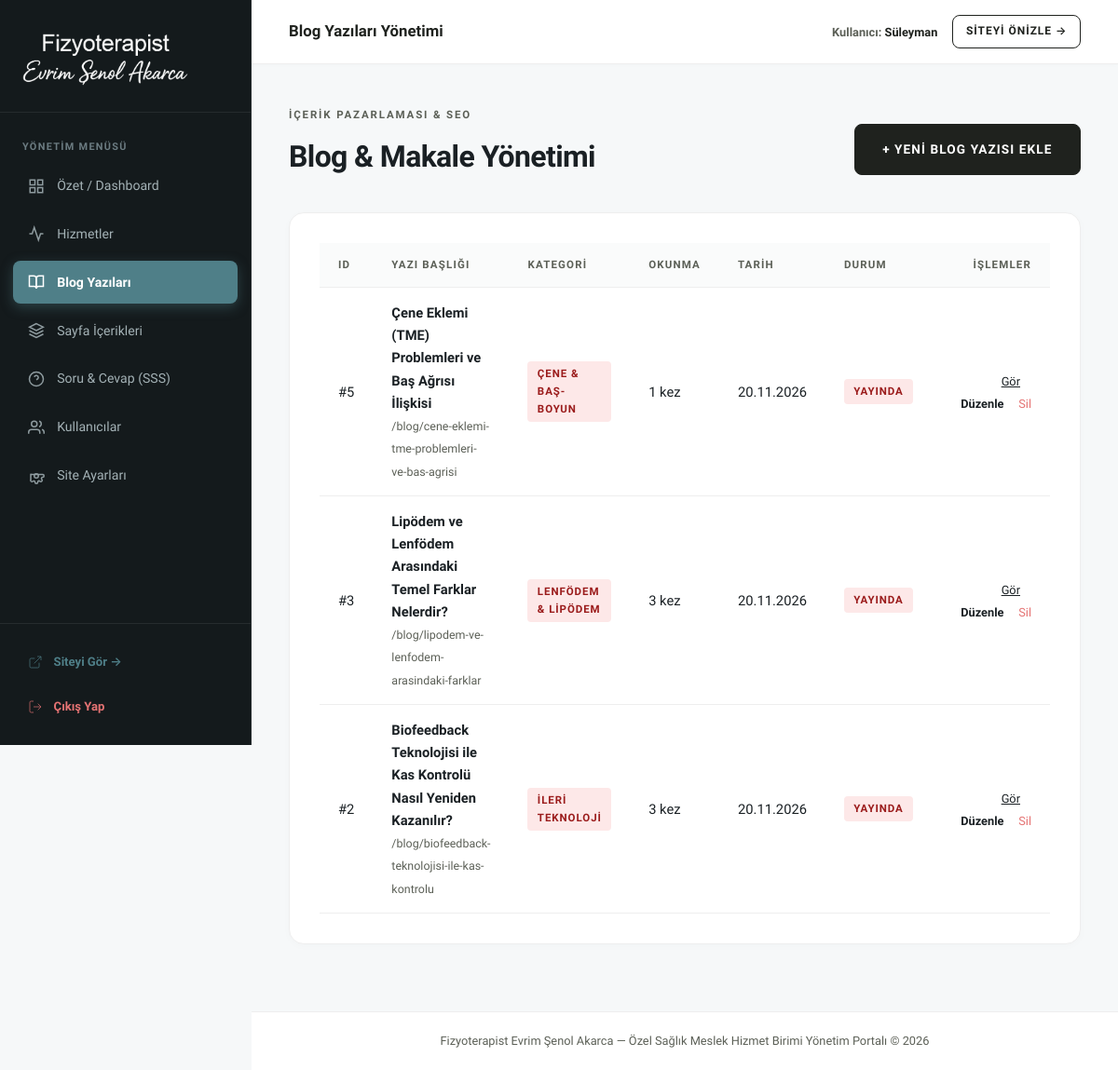
/xpanel/blog.php (signed in), run on the app's committed database.
### tables this page shows
CREATE TABLE `blog_posts` (
  `id` int(11) NOT NULL AUTO_INCREMENT,
  `title` varchar(255) NOT NULL,
  `slug` varchar(255) NOT NULL,
  `category` varchar(100) DEFAULT 'Fizyoterapi',
  `summary` text NOT NULL,
  `content` longtext NOT NULL,
  `author` varchar(100) DEFAULT 'Fzt. Evrim Þenol Akarca',
  `read_time` varchar(50) DEFAULT '5 dk okuma',
  `meta_title` varchar(255) DEFAULT NULL,
  `meta_description` text DEFAULT NULL,
  `image_url` varchar(255) DEFAULT NULL,
  `is_active` tinyint(1) DEFAULT 1,
  `views` int(11) DEFAULT 0,
  `published_at` datetime DEFAULT current_timestamp(),
  `created_at` datetime DEFAULT current_timestamp(),
  `updated_at` datetime DEFAULT current_timestamp() ON UPDATE current_timestamp(),
  PRIMARY KEY (`id`),
  UNIQUE KEY `slug` (`slug`),
  KEY `idx_slug` (`slug`),
  KEY `idx_active` (`is_active`),
  KEY `idx_published` (`published_at`)
);

### includes/functions.php (called while the page is built, shortened)
<?php
function e(?string $string): string {
    return htmlspecialchars((string)$string, ENT_QUOTES, 'UTF-8');
}
function csrf_token(): string {
    return $_SESSION['csrf_token'];
}
function url(string $path = ''): string {
    $path = ltrim($path, '/');
    return BASE_URL . ($path ? '/' . $path : '');
}

### xpanel/blog.php (the view, shortened to what this page needs)
<?php
$action = $_GET['action'] ?? 'list';
$id = isset($_GET['id']) ? (int)$_GET['id'] : 0;
$currentPost = null;
require_once __DIR__ . '/includes/header.php';
?>
<div style="display: flex; justify-content: space-between; align-items: flex-end; margin-bottom: 2.5rem; flex-wrap: wrap; gap: 1rem;">
    <div>
        <span class="badge-tag">İçerik Pazarlaması & SEO</span>
        <h1 style="font-size: 2rem; font-weight: 700;">Blog & Makale Yönetimi</h1>
    </div>
    <div>
        <?php if ($action === 'list'): ?>
        <a href="<?= e(url('xpanel/blog.php?action=new')) ?>" class="btn btn-primary">
            + Yeni Blog Yazısı Ekle
        </a>
        <?php else: ?>
        <a href="<?= e(url('xpanel/blog.php')) ?>" class="btn btn-outline">
            &larr; Yazı Listesine Dön
        </a>
        <?php endif; ?>
    </div>
</div>
<?php if ($action === 'new' || $action === 'edit'): ?>
<div class="admin-card">
    <h2 style="font-size: 1.45rem; margin-bottom: 1.5rem;">
        <?= $action === 'edit' ? 'Blog Yazısını Düzenle' : 'Yeni Blog Yazısı Ekle' ?>
    </h2>
    <form method="POST" action="<?= e(url('xpanel/blog.php' . ($id > 0 ? '?id=' . $id : ''))) ?>">
        <?= csrf_field() ?>
        <div style="display: grid; grid-template-columns: 2fr 1fr; gap: 1.5rem;">
            <div class="form-group">
                <label class="form-label" for="title">Yazı Başlığı *</label>
                <input type="text" id="title" name="title" class="form-control" required value="<?= e($currentPost['title'] ?? '') ?>">
            </div>
            <div class="form-group">
                <label class="form-label" for="category">Kategori</label>
                <input type="text" id="category" name="category" class="form-control" placeholder="Örn: Pelvik Taban" value="<?= e($currentPost['category'] ?? 'Fizyoterapi') ?>">
            </div>
        </div>
        <div style="display: grid; grid-template-columns: 1fr 1fr 1fr; gap: 1.5rem;">
            <div class="form-group">
                <label class="form-label" for="slug">URL Slug (Boş bırakılırsa otomatik oluşur)</label>
                <input type="text" id="slug" name="slug" class="form-control" placeholder="yazi-basligi-ornegi" value="<?= e($currentPost['slug'] ?? '') ?>">
            </div>
            <div class="form-group">
                <label class="form-label" for="author">Yazar</label>
                <input type="text" id="author" name="author" class="form-control" value="<?= e($currentPost['author'] ?? 'Fzt. Evrim Şenol Akarca') ?>">
            </div>
            <div class="form-group">
                <label class="form-label" for="read_time">Okuma Süresi</label>
                <input type="text" id="read_time" name="read_time" class="form-control" placeholder="5 dk okuma" value="<?= e($currentPost['read_time'] ?? '5 dk okuma') ?>">
            </div>
        </div>
        <div class="form-group">
            <label class="form-label" for="summary">Kısa Özet (Liste ve kartlarda görünür) *</label>
            <textarea id="summary" name="summary" class="form-control" rows="3" required><?= e($currentPost['summary'] ?? '') ?></textarea>
        </div>
        <div class="form-group">
            <label class="form-label" for="content">Makale İçeriği *</label>
            <textarea id="content" name="content" class="form-control" rows="12" required><?= e(html_to_plain_text($currentPost['content'] ?? '')) ?></textarea>
            <small style="color: var(--text-muted); font-size: 0.8rem; margin-top: 0.35rem; display: block;">
                Paragraflarınızı ayırmak için Enter tuşuna basmanız yeterlidir. HTML kodu yazmanıza gerek yoktur, otomatik biçimlendirilir.
            </small>
        </div>
        <div style="display: grid; grid-template-columns: 1fr 1fr; gap: 1.5rem; background: var(--bg-card-light); padding: 1.5rem; border: 1px solid var(--border-subtle); margin-bottom: 1.5rem;">
            <div class="form-group" style="margin-bottom: 0;">
                <label class="form-label" for="meta_title">SEO Meta Başlığı (İsteğe bağlı)</label>
                <input type="text" id="meta_title" name="meta_title" class="form-control" value="<?= e($currentPost['meta_title'] ?? '') ?>">
            </div>
            <div class="form-group" style="margin-bottom: 0;">
                <label class="form-label" for="meta_description">SEO Meta Açıklaması (İsteğe bağlı)</label>
                <input type="text" id="meta_description" name="meta_description" class="form-control" value="<?= e($currentPost['meta_description'] ?? '') ?>">
            </div>
        </div>
        <div class="form-group">
            <label class="form-checkbox">
                <input type="checkbox" name="is_active" value="1" <?= (!isset($currentPost['is_active']) || $currentPost['is_active']) ? 'checked' : '' ?>>
                <span>Bu blog yazısı sitede yayında olsun (Aktif)</span>
            </label>
        </div>
        <div style="margin-top: 2rem;">
            <button type="submit" class="btn btn-primary">
                <?= $action === 'edit' ? 'Değişiklikleri Kaydet' : 'Yazıyı Yayınla' ?>
            </button>
        </div>
    </form>
</div>
<?php else: ?>
<div class="admin-card">
    <div class="table-responsive">
        <table class="admin-table">
            <thead>
                <tr>
                    <th style="width: 50px;">ID</th>
                    <th>Yazı Başlığı</th>
                    <th>Kategori</th>
                    <th>Okunma</th>
                    <th>Tarih</th>
                    <th>Durum</th>
                    <th style="text-align: right; width: 180px;">İşlemler</th>
                </tr>
            </thead>
            <tbody>
                <?php
                $posts = $db->query("SELECT * FROM blog_posts ORDER BY published_at DESC, id DESC")->fetchAll();
                if (empty($posts)):
                ?>
                <tr>
                    <td colspan="7" style="text-align: center; padding: 2rem;">Henüz kayıtlı blog yazısı bulunmuyor.</td>
                </tr>
                <?php else: foreach ($posts as $p): ?>
                <tr>
                    <td>#<?= $p['id'] ?></td>
                    <td>
                        <strong><?= e($p['title']) ?></strong><br>
                        <small style="color: var(--text-muted); font-size: 0.78rem;">/blog/<?= e($p['slug']) ?></small>
                    </td>
                    <td><span class="badge-status badge-new"><?= e($p['category']) ?></span></td>
                    <td><?= (int)$p['views'] ?> kez</td>
                    <td><?= date('d.m.Y', strtotime($p['published_at'])) ?></td>
                    <td>
                        <span class="badge-status <?= $p['is_active'] ? 'badge-new' : 'badge-completed' ?>">
                            <?= $p['is_active'] ? 'Yayında' : 'Taslak / Pasif' ?>
                        </span>
                    </td>
                    <td style="text-align: right;">
                        <a href="<?= e(url('blog/' . $p['slug'])) ?>" target="_blank" rel="noopener noreferrer" style="font-size: 0.8rem; margin-right: 0.75rem; text-decoration: underline;">Gör</a>
                        <a href="<?= e(url('xpanel/blog.php?action=edit&id=' . $p['id'])) ?>" style="font-size: 0.8rem; margin-right: 0.75rem; font-weight: 600;">Düzenle</a>
                        <a href="<?= e(url('xpanel/blog.php?action=delete&id=' . $p['id'] . '&token=' . csrf_token())) ?>"
                           style="font-size: 0.8rem; color: #E57373;"
                           onclick="return confirm('Bu blog yazısını silmek istediğinize emin misiniz?');">Sil</a>
                    </td>
                </tr>
                <?php endforeach; endif; ?>
            </tbody>
        </table>
    </div>
</div>
<?php endif; ?>
<?php require_once __DIR__ . '/includes/footer.php'; ?>

### assets/css/style.css (style rules this page uses)
:root { --bg-main: #FFFFFF; --bg-card-light: #F8F9FA; --bg-card-sage: #4F7F88; --bg-card-dark: #FFFFFF; --bg-surface: #FFFFFF; --border-subtle: #EEEEEE; --border-strong: #DDDDDD; --text-dark: #1F221E; --text-muted: #5C6057; --text-light: #1F221E; --text-sage: #224146; --brand-blue-deep: #224146; --brand-blue-accent: #4F7F88; --brand-blue-light: #95A7A6; --radius-main: 16px; --radius-btn: 8px; --font-main: 'Urbanist', -apple-system, BlinkMacSystemFont, 'Segoe UI', Roboto, sans-serif; --font-serif: var(--font-main); --font-sans: var(--font-main); --container-max: 1480px; --transition-fast: 0.25s cubic-bezier(0.16, 1, 0.3, 1); }
*, *::before, *::after { box-sizing: border-box; margin: 0; padding: 0; }
html { font-size: 16px; scroll-behavior: smooth; background-color: var(--bg-main); color: var(--text-dark); -webkit-font-smoothing: antialiased; -moz-osx-font-smoothing: grayscale; }
body { font-family: var(--font-main); background-color: var(--bg-main); color: var(--text-dark); line-height: 1.65; font-weight: 400; overflow-x: hidden; }
h1, h2, h3, h4, h5, h6, .font-serif { font-family: var(--font-main); font-weight: 700; line-height: 1.2; color: inherit; letter-spacing: -0.02em; }
h1 { font-size: clamp(1.75rem, 2.8vw, 2.5rem); font-weight: 700; }
a { color: inherit; text-decoration: none; transition: color var(--transition-fast), border-color var(--transition-fast); }
.badge-tag { display: inline-block; font-family: var(--font-sans); font-size: 0.72rem; text-transform: uppercase; letter-spacing: 0.16em; font-weight: 600; color: var(--text-muted); margin-bottom: 1rem; }
.btn { display: inline-flex; align-items: center; justify-content: center; font-family: var(--font-sans); font-size: 0.85rem; font-weight: 600; letter-spacing: 0.08em; text-transform: uppercase; padding: 0.95rem 1.85rem; border: 1px solid transparent; cursor: pointer; transition: all var(--transition-fast); background: transparent; border-radius: var(--radius-btn); text-align: center; }
.btn-primary { background-color: var(--text-dark); color: var(--bg-main); border-color: var(--text-dark); }
html { scroll-behavior: smooth; }
*, *::before, *::after { -webkit-tap-highlight-color: transparent !important; -webkit-touch-callout: none; }
html, body { touch-action: manipulation; -webkit-text-size-adjust: 100%; }
a, button, input, select, textarea { -webkit-tap-highlight-color: transparent !important; outline: none !important; }
.btn { transition: all 0.25s cubic-bezier(0.16, 1, 0.3, 1); }

### xpanel/includes/header.php (style rules this page uses)
*, *::before, *::after { font-style: normal !important; }
body.xpanel-body { margin: 0; padding: 0; background-color: #F6F8F9; color: #1A2024; font-family: var(--font-main); overflow-x: hidden; }
.admin-card { background-color: #FFFFFF; border: 1px solid var(--border-subtle); border-radius: var(--radius-main); padding: 2rem; margin-bottom: 2rem; box-shadow: 0 2px 10px rgba(0,0,0,0.02); }
.table-responsive { width: 100%; overflow-x: auto; -webkit-overflow-scrolling: touch; }
.admin-table { width: 100%; border-collapse: collapse; text-align: left; font-size: 0.92rem; min-width: 600px; }
.admin-table th, .admin-table td { padding: 0.9rem 1.25rem; border-bottom: 1px solid var(--border-subtle); }
.admin-table th { font-size: 0.72rem; text-transform: uppercase; letter-spacing: 0.1em; color: var(--text-muted); background-color: #FAFBFB; font-weight: 700; }
.badge-status { display: inline-block; padding: 0.25rem 0.65rem; font-size: 0.72rem; text-transform: uppercase; font-weight: 700; letter-spacing: 0.08em; border-radius: 4px; }
.badge-new { background-color: #FDE8E8; color: #9B1C1C; }

### data on the page
blog_posts: id "5", title "Çene Eklemi (TME) Problemleri ve Baş Ağrısı İlişkisi", slug "cene-eklemi-tme-problemleri-ve-bas-agrisi", category "ÇENE & BAŞ-BOYUN", views "1", published_at "20.11.2026", is_active "YAYINDA"
blog_posts: id "3", title "Lipödem ve Lenfödem Arasındaki Temel Farklar Nelerdir?", slug "lipodem-ve-lenfodem-arasindaki-farklar", category "LENFÖDEM & LIPÖDEM", views "3", published_at "20.11.2026", is_active "YAYINDA"
blog_posts: id "2", title "Biofeedback Teknolojisi ile Kas Kontrolü Nasıl Yeniden Kazanılır?", slug "biofeedback-teknolojisi-ile-kas-kontrolu", category "İLERI TEKNOLOJI", views "3", published_at "20.11.2026", is_active "YAYINDA"

### other printed values
$adminPageTitle "Blog Yazıları Yönetimi"
$adminUsername "Süleyman"
